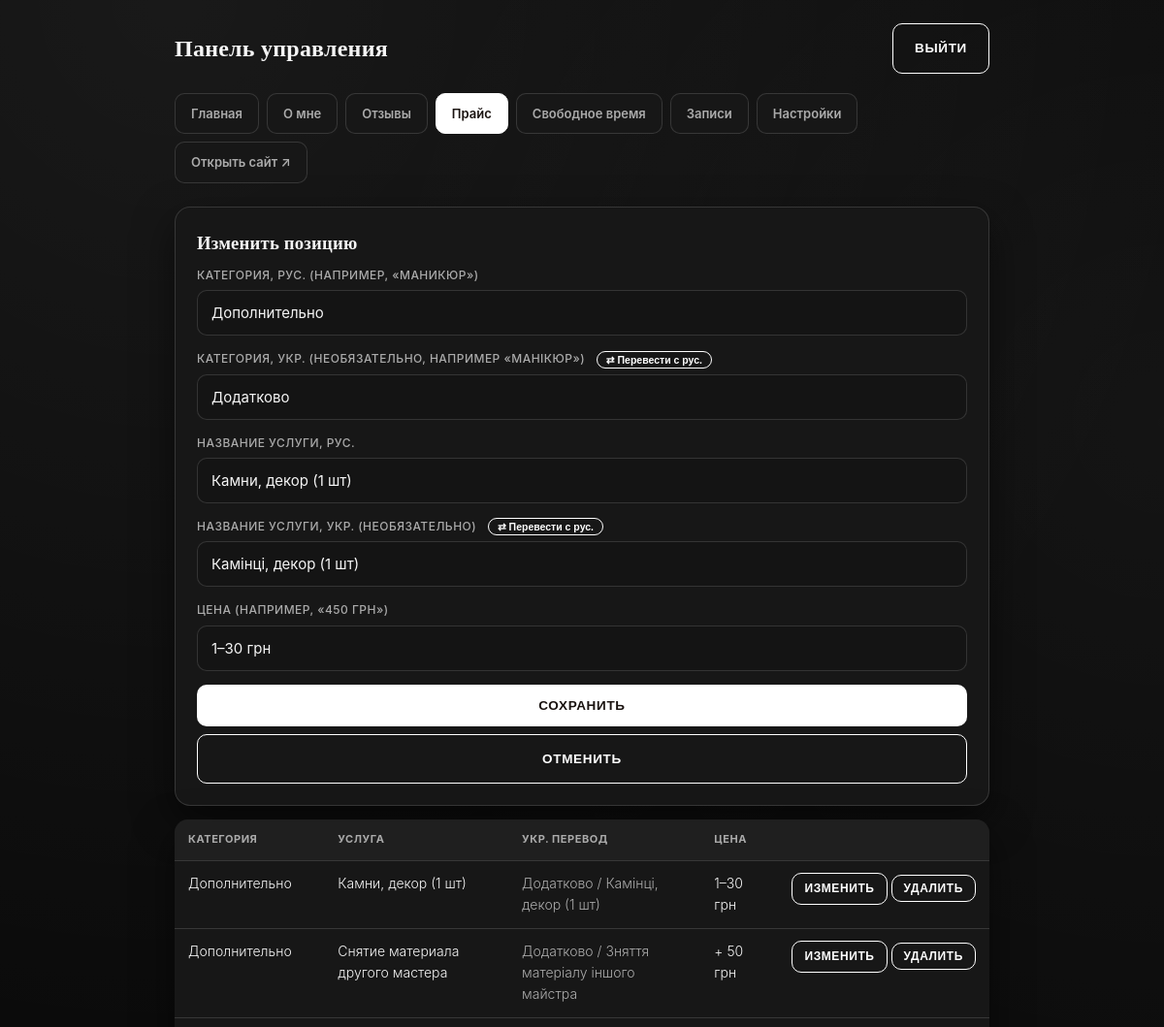
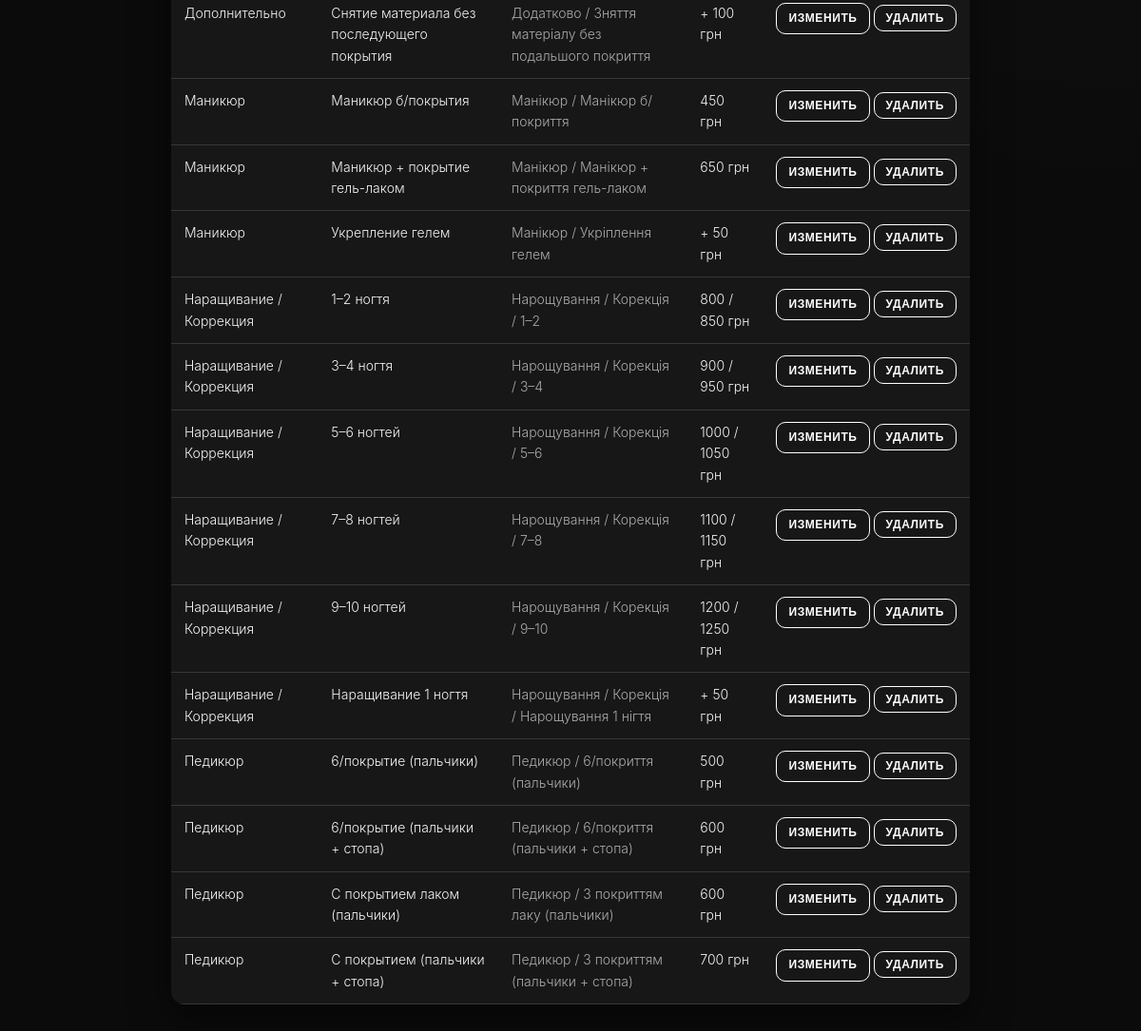
Screenshot of /admin-x7k9m2/prices.php?edit=14 (signed in) with the database file from the repository (2 pictures, top to bottom).
### tables this page shows
CREATE TABLE price_items (
            id INTEGER PRIMARY KEY AUTOINCREMENT,
            category TEXT NOT NULL,
            category_ua TEXT,
            title TEXT NOT NULL,
            title_ua TEXT,
            price TEXT NOT NULL,
            sort_order INTEGER NOT NULL DEFAULT 0
        );

### includes/functions.php (called while the page is built, shortened)
<?php
function e(string $value): string
{
    return htmlspecialchars($value, ENT_QUOTES, 'UTF-8');
}

### admin-x7k9m2/prices.php (the view, shortened to what this page needs)
<?php
require __DIR__ . '/../includes/functions.php';
$pdo = getDB();
$editItem = null;
if (isset($_GET['edit'])) {
    $stmt = $pdo->prepare('SELECT * FROM price_items WHERE id = ?');
    $stmt->execute([(int)$_GET['edit']]);
    $editItem = $stmt->fetch() ?: null;
}
$items = $pdo->query('SELECT * FROM price_items ORDER BY category, sort_order')->fetchAll();
?>
<!DOCTYPE html>
<html lang="ru">
<head>
<link rel="stylesheet" href="../assets/css/style.css?v=<?= filemtime(__DIR__ . '/../assets/css/style.css') ?>">
</head>
<body>
<div class="admin-shell">
  <?php require __DIR__ . '/includes/nav.php'; ?>
  <div class="card">
    <h3><?= $editItem ? 'Изменить позицию' : 'Добавить позицию' ?></h3>
    <form method="post">
      <div class="form-field">
        <label>Категория, рус. (например, «Маникюр»)</label>
        <input type="text" id="category" name="category" required value="<?= e($editItem['category'] ?? '') ?>">
      </div>
      <div class="form-field">
        <label>Категория, укр. (необязательно, например «Манікюр»)
          <button type="button" class="btn ghost admin-translate-btn" data-translate-from="category" data-translate-to="category_ua">⇄ Перевести с рус.</button>
        </label>
        <input type="text" id="category_ua" name="category_ua" value="<?= e($editItem['category_ua'] ?? '') ?>">
      </div>
      <div class="form-field">
        <label>Название услуги, рус.</label>
        <input type="text" id="price_title" name="title" required value="<?= e($editItem['title'] ?? '') ?>">
      </div>
      <div class="form-field">
        <label>Название услуги, укр. (необязательно)
          <button type="button" class="btn ghost admin-translate-btn" data-translate-from="price_title" data-translate-to="price_title_ua">⇄ Перевести с рус.</button>
        </label>
        <input type="text" id="price_title_ua" name="title_ua" value="<?= e($editItem['title_ua'] ?? '') ?>">
      </div>
      <div class="form-field">
        <label>Цена (например, «450 грн»)</label>
        <input type="text" name="price" required value="<?= e($editItem['price'] ?? '') ?>">
      </div>
      <button type="submit" class="btn full"><?= $editItem ? 'Сохранить' : 'Добавить' ?></button>
      <?php if ($editItem): ?>
        <a href="prices.php" class="btn ghost full" style="margin-top:8px; text-align:center;">Отменить</a>
      <?php endif; ?>
    </form>
  </div>
  <table class="admin-table">
    <thead><tr><th>Категория</th><th>Услуга</th><th>Укр. перевод</th><th>Цена</th><th></th></tr></thead>
    <tbody>
      <?php foreach ($items as $item): ?>
        <tr>
          <td><?= e($item['category']) ?></td>
          <td><?= e($item['title']) ?></td>
          <td style="color:var(--ink-soft);">
            <?= e($item['category_ua'] ?: '—') ?> / <?= e($item['title_ua'] ?: '—') ?>
          </td>
          <td><?= e($item['price']) ?></td>
          <td style="white-space:nowrap;">
            <a href="?edit=<?= (int)$item['id'] ?>" class="btn ghost" style="padding:6px 12px;font-size:12px;">Изменить</a>
            <form method="post" style="display:inline;" onsubmit="return confirm('Удалить позицию?');">
              <button class="btn ghost" style="padding:6px 12px;font-size:12px;">Удалить</button>
            </form>
          </td>
        </tr>
      <?php endforeach; ?>
    </tbody>
  </table>
</div>
</body>
</html>

### assets/css/style.css (style rules this page uses)
:root { --bg: #0b0b0b; --bg-soft: #141414; --surface: #171717; --surface-2: #1f1f1f; --ink: #f5f5f5; --ink-soft: #ababab; --ink-faint: #7d7d7d; --primary: #ffffff; --primary-soft: rgba(255, 255, 255, .12); --primary-dark: #d6d6d6; --star-gold: #ffc94d; --line: rgba(245, 245, 245, .14); --line-strong: rgba(245, 245, 245, .28); --radius: 16px; --radius-sm: 10px; --shadow: 0 16px 40px rgba(0, 0, 0, .5); }
* { box-sizing: border-box; }
html { scroll-behavior: smooth; }
body { margin: 0; background: var(--bg); background-image: radial-gradient(circle at 15% 0%, rgba(255, 255, 255, .06), transparent 45%), radial-gradient(circle at 100% 20%, rgba(255, 255, 255, .04), transparent 40%); color: var(--ink); font-family: 'Jost', -apple-system, sans-serif; font-weight: 300; line-height: 1.6; -webkit-font-smoothing: antialiased; }
h1, h2, h3, .display { font-family: 'Playfair Display', Georgia, serif; font-weight: 700; letter-spacing: .01em; color: var(--ink); margin: 0 0 .4em; }
a { color: inherit; }
.card { background: var(--surface); border: 1px solid var(--line); border-radius: var(--radius); padding: 22px; margin-bottom: 14px; box-shadow: var(--shadow); }
.form-field { margin-bottom: 14px; }
.form-field label { display: block; font-size: 12px; font-weight: 500; letter-spacing: .04em; margin-bottom: 6px; color: var(--ink-soft); text-transform: uppercase; }
.form-field input, .form-field select, .form-field textarea { width: 100%; padding: 13px 14px; border-radius: var(--radius-sm); border: 1px solid var(--line); background: var(--bg-soft); font-family: inherit; font-size: 15px; color: var(--ink); }
.btn { display: inline-block; border: none; cursor: pointer; padding: 14px 22px; border-radius: var(--radius-sm); background: var(--primary); color: #1a1310; font-weight: 600; font-size: 13.5px; letter-spacing: .05em; text-transform: uppercase; text-decoration: none; font-family: 'Jost', sans-serif; transition: background .15s ease, transform .1s ease; }
.btn.full { width: 100%; text-align: center; }
.btn.ghost { background: transparent; color: var(--primary); border: 1px solid var(--primary); }
.admin-shell { max-width: 880px; margin: 0 auto; padding: 24px 20px 60px; }
table.admin-table { width: 100%; border-collapse: collapse; background: var(--surface); border-radius: 14px; overflow:hidden; box-shadow: var(--shadow); }
table.admin-table th, table.admin-table td { padding: 12px 14px; border-bottom: 1px solid var(--line); text-align:left; font-size:14px; vertical-align: top; }
table.admin-table th { background: var(--surface-2); font-size: 11px; text-transform:uppercase; letter-spacing:.05em; color: var(--ink-soft); }
.admin-translate-btn { padding: 3px 10px; font-size: 11px; margin-left: 8px; vertical-align: middle; }
.admin-translate-btn { padding: 2px 9px; font-size: 10.5px; border-radius: 999px; margin-left: 8px; vertical-align: middle; text-transform: none; letter-spacing: 0; font-weight: 600; }

### rows the page displays
price_items: category "Дополнительно", category_ua "Додатково", title "Камни, декор (1 шт)", title_ua "Камінці, декор (1 шт)", price "1–30 грн"
price_items: category "Дополнительно", title "Снятие материала другого мастера", category_ua "Додатково", title_ua "Зняття матеріалу іншого майстра", price "+ 50 грн"
price_items: category "Дополнительно", title "Снятие материала без последующего покрытия", category_ua "Додатково", title_ua "Зняття матеріалу без подальшого покриття", price "+ 100 грн"
price_items: category "Маникюр", title "Маникюр б/покрытия", category_ua "Манікюр", title_ua "Манікюр б/покриття", price "450 грн"
price_items: category "Маникюр", title "Маникюр + покрытие гель-лаком", category_ua "Манікюр", title_ua "Манікюр + покриття гель-лаком", price "650 грн"
price_items: category "Маникюр", title "Укрепление гелем", category_ua "Манікюр", title_ua "Укріплення гелем", price "+ 50 грн"
price_items: category "Наращивание / Коррекция", title "1–2 ногтя", category_ua "Нарощування / Корекція", title_ua "1–2", price "800 / 850 грн"
price_items: category "Наращивание / Коррекция", title "3–4 ногтя", category_ua "Нарощування / Корекція", title_ua "3–4", price "900 / 950 грн"
price_items: category "Наращивание / Коррекция", title "5–6 ногтей", category_ua "Нарощування / Корекція", title_ua "5–6", price "1000 / 1050 грн"
price_items: category "Наращивание / Коррекция", title "7–8 ногтей", category_ua "Нарощування / Корекція", title_ua "7–8", price "1100 / 1150 грн"
price_items: category "Наращивание / Коррекция", title "9–10 ногтей", category_ua "Нарощування / Корекція", title_ua "9–10", price "1200 / 1250 грн"
price_items: category "Наращивание / Коррекция", title "Наращивание 1 ногтя", category_ua "Нарощування / Корекція", title_ua "Нарощування 1 нігтя", price "+ 50 грн"
price_items: category "Педикюр", title "6/покрытие (пальчики)", category_ua "Педикюр", title_ua "6/покриття (пальчики)", price "500 грн"
price_items: category "Педикюр", title "6/покрытие (пальчики + стопа)", category_ua "Педикюр", title_ua "6/покриття (пальчики + стопа)", price "600 грн"
price_items: category "Педикюр", title "С покрытием лаком (пальчики)", category_ua "Педикюр", title_ua "З покриттям лаку (пальчики)", price "600 грн"
price_items: category "Педикюр", title "С покрытием (пальчики + стопа)", category_ua "Педикюр", title_ua "З покриттям (пальчики + стопа)", price "700 грн"
